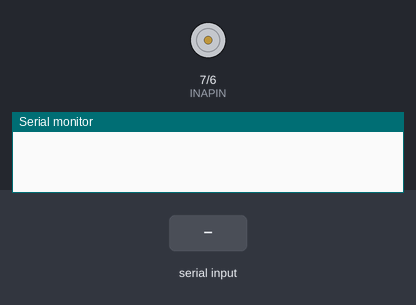
Recording of a sketch running on a simulated Arduino Uno, built with avr-gcc and run on an emulated ATmega328P. Parts: motor-driver pin pairs drawn as motors (green arrow = first pin HIGH = forward, orange = second pin HIGH = backward, longer = more drive), the last lines printed to the serial monitor. The test bench sets the inputs (shaded band).

Above: at 1.2 s.
1.3 s: byte 30 received over Serial
At 1.56 s:
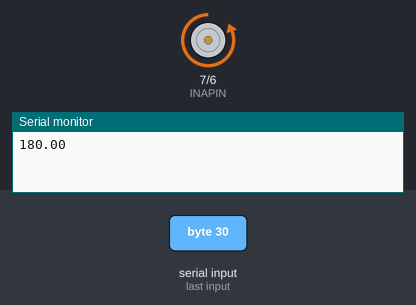
At 4.3 s:
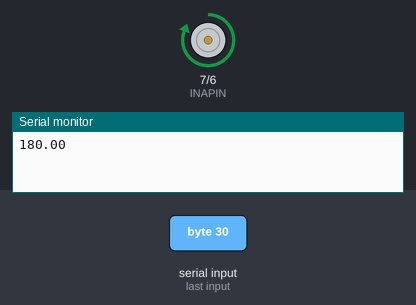
Timing chart, 0 to 5.8 s (numbered marks = the images above; inputs shaded):
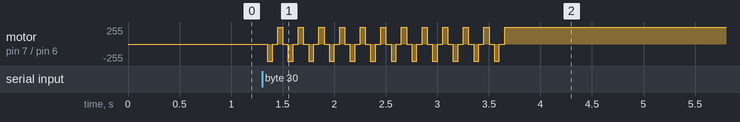

The sketch:

stepping_moter_with_driverIC.ino
```cpp
#define INAPIN	         (7)
#define INBPIN	         (6)
//#define TACTPIN          (8)
//#define VOLUMEPIN	     (0)

#define BASESTEPANGLE    (3.75) // 1ステップの角度
#define PulseWidth       (50.0)  // 1パルスの長さ msec

bool rotLock = false;
void setup()
{
    pinMode(INAPIN, OUTPUT);
    pinMode(INBPIN, OUTPUT);
    //pinMode(TACTPIN, OUTPUT);
    Serial.begin(9600);
}

void set_degree(float deg)
{
    Serial.println(deg);
    int count = deg / BASESTEPANGLE / 4; // 1ループで4パルス分
    if(count > 0) {
        for(int i = 0; i < count; i++) {
            digitalWrite(INAPIN, HIGH);
            digitalWrite(INBPIN, HIGH);
            delay(PulseWidth);
            digitalWrite(INAPIN, LOW);
            digitalWrite(INBPIN, HIGH);
            delay(PulseWidth);
            digitalWrite(INAPIN, LOW);
            digitalWrite(INBPIN, LOW);
            delay(PulseWidth);
            digitalWrite(INAPIN, HIGH);
            digitalWrite(INBPIN, LOW);
            delay(PulseWidth);
        }
    } else {
        for(int i = count; i < 0; i++) {
            digitalWrite(INAPIN, LOW);
            digitalWrite(INBPIN, LOW);
            delay(PulseWidth);
            digitalWrite(INAPIN, LOW);
            digitalWrite(INBPIN, HIGH);
            delay(PulseWidth);
            digitalWrite(INAPIN, HIGH);
            digitalWrite(INBPIN, HIGH);
            delay(PulseWidth);
            digitalWrite(INAPIN, HIGH);
            digitalWrite(INBPIN, LOW);
            delay(PulseWidth);
        }
    }
}

void deg_test()
{
    if (Serial.available()>0){
      int iValue = Serial.read();
      if(iValue > 1023){
        iValue = 0;
      }
      //int iValue = analogRead(VOLUMEPIN); // 0 - 1023
      // Serial.println(iValue);
      // 0-1023の区間を4分割して、その4つの領域に角度を割り当てる
      if(iValue < 1023 * 0.25) { // 256
          set_degree(180.0);
      } else if(iValue < 1023 * 0.5) { // 512
          set_degree(90.0);
      } else if(iValue < 1023 * 0.75) { // 768
          set_degree(-90.0);
      } else {
          set_degree(-180.0);
      }
    }
}

void loop()
{
    if(Serial.available() > 0 && rotLock == false) {
        rotLock = true;
        deg_test();
    } else if(rotLock == true) {
       rotLock = false;
    }
}
```

Measured:
- after the input at 1.3 s, motor on pin 7 (INAPIN) / pin 6 (INBPIN): stopped → backward 255/255 after 0.05 s, then repeats every 0.20 s: stopped 0.05 s, forward 255/255 0.05 s, stopped 0.05 s, backward 255/255 0.05 s, until it stays forward 255/255 from 3.7 s
